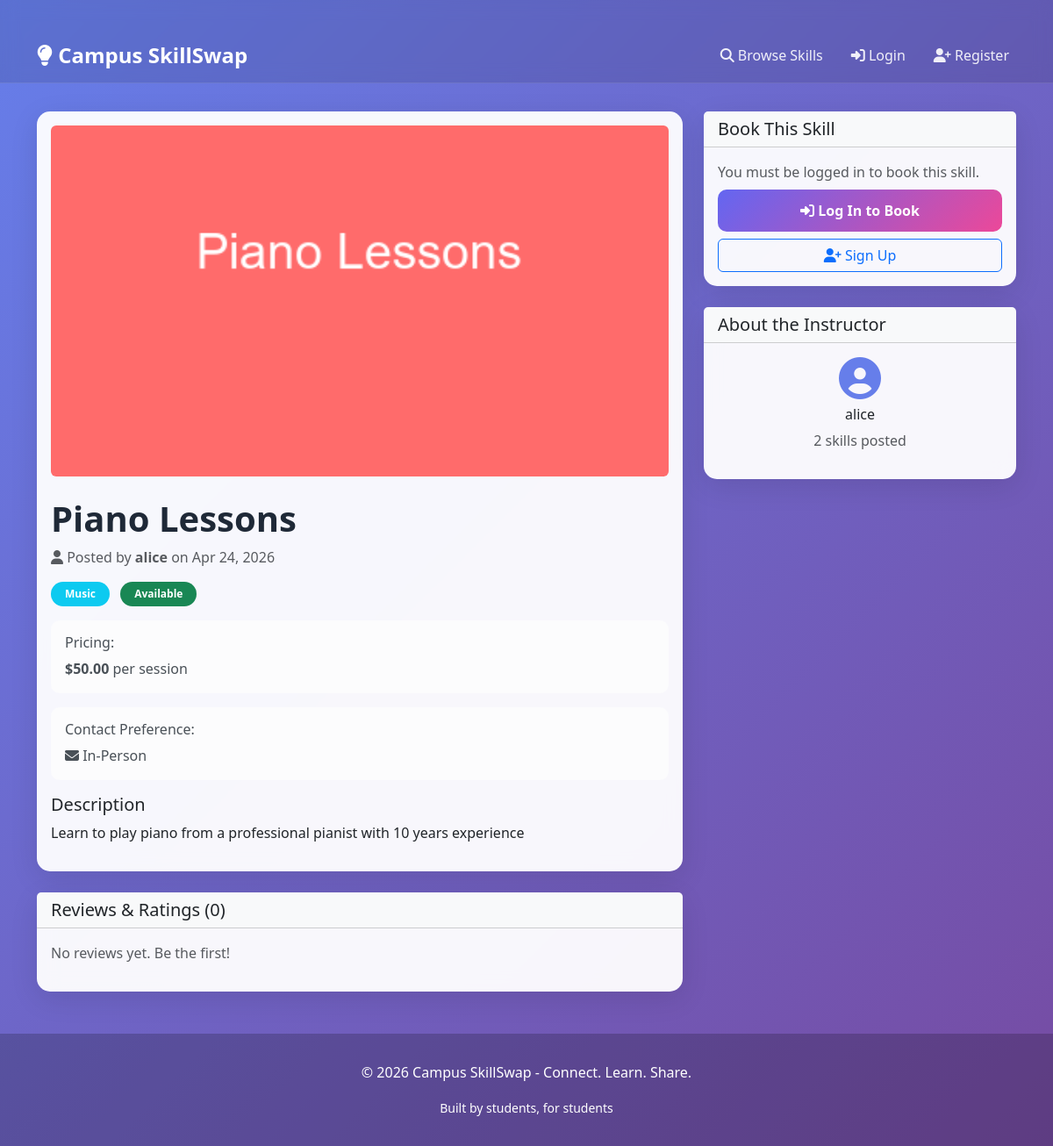
The page /skill/21/ on the database its author committed.
### skills/models.py (models this page shows, shortened)
class Skill(models.Model):
    CATEGORY_CHOICES = [
        ('academics', 'Academics'),
        ('music', 'Music'),
        ('sports', 'Sports'),
        ('arts', 'Arts & Design'),
        ('tech', 'Technology'),
        ('languages', 'Languages'),
        ('fitness', 'Fitness'),
        ('other', 'Other'),
    ]
    AVAILABILITY_CHOICES = [
        ('available', 'Available'),
        ('unavailable', 'Not Available'),
        ('booked', 'Booked Out'),
    ]
    CONTACT_CHOICES = [
        ('email', 'Email'),
        ('phone', 'Phone'),
        ('inperson', 'In-Person'),
        ('online', 'Online'),
    ]
    owner = models.ForeignKey(User, on_delete=models.CASCADE, related_name='skills')
    title = models.CharField(max_length=100, help_text="What skill are you offering?")
    description = models.TextField(help_text="Describe what you can teach/offer")
    category = models.CharField(
        max_length=50,
        choices=CATEGORY_CHOICES,
        help_text="Category of your skill"
    )
    price = models.DecimalField(
        max_digits=6,
        decimal_places=2,
        blank=True,
        null=True,
        validators=[MinValueValidator(0)],
        help_text="Price per session (leave empty for free)"
    )
    is_free = models.BooleanField(default=False, help_text="Check if this skill is free")
    availability_status = models.CharField(
        max_length=20,
        choices=AVAILABILITY_CHOICES,
        default='available'
    )
    contact_preference = models.CharField(
        max_length=20,
        choices=CONTACT_CHOICES,
        default='email',
        help_text="How should people contact you?"
    )
    created_at = models.DateTimeField(auto_now_add=True)
    updated_at = models.DateTimeField(auto_now=True)
    image = models.ImageField(upload_to='skill_images/', blank=True, null=True)
    class Meta:
        ordering = ['-created_at']  # Show newest skills first
    def average_rating(self):
        reviews = self.reviews.all()
        if reviews.exists():
            return sum(r.rating for r in reviews) / reviews.count()
        return None

### skills/views.py (the view)
# urls.py: path('skill/<int:pk>/', views.skill_detail, name='skill_detail'),
def skill_detail(request, pk):
    skill = get_object_or_404(Skill, pk=pk)
    reviews = skill.reviews.all()
    can_review = request.user.is_authenticated and request.user != skill.owner
    user_already_reviewed = reviews.filter(
        reviewer=request.user,
        review_type='skill_review'
    ).exists() if request.user.is_authenticated else False
    context = {
        'skill': skill,
        'reviews': reviews,
        'can_review': can_review,
        'user_already_reviewed': user_already_reviewed,
        'average_rating': skill.average_rating(),
    }
    return render(request, 'skills/detail.html', context)

### skills/templates/skills/detail.html (shortened to what this page needs)
{% extends 'base.html' %}
{% load static %}
{% block content %}
<div class="row">
    <div class="col-lg-8">
        <div class="card mb-4">
            <div class="card-body">
                {% if skill.image %}
                    <img src="{{ skill.image.url }}" class="img-fluid rounded mb-4" alt="{{ skill.title }}" style="max-height: 400px; width: 100%; object-fit: cover;">
                {% endif %}
                <h1>{{ skill.title }}</h1>
                <p class="text-muted mb-3">
                    <i class="fas fa-user"></i> Posted by <strong>{{ skill.owner.username }}</strong>
                    on {{ skill.created_at|date:"M d, Y" }}
                </p>
                <div class="mb-3">
                    <span class="badge bg-info me-2">{{ skill.get_category_display }}</span>
                    {% if skill.availability_status == 'available' %}
                        <span class="badge bg-success">Available</span>
                    {% elif skill.availability_status == 'booked' %}
                        <span class="badge bg-warning">Booked Out</span>
                    {% else %}
                        <span class="badge bg-secondary">Unavailable</span>
                    {% endif %}
                </div>
                <div class="alert alert-light mb-3">
                    <h6>Pricing:</h6>
                    {% if skill.is_free %}
                        <p class="mb-0"><strong>FREE</strong> - No charge</p>
                    {% elif skill.price %}
                        <p class="mb-0"><strong>${{ skill.price }}</strong> per session</p>
                    {% endif %}
                </div>
                <div class="alert alert-light mb-3">
                    <h6>Contact Preference:</h6>
                    <p class="mb-0"><i class="fas fa-envelope"></i> {{ skill.get_contact_preference_display }}</p>
                </div>
                <h5>Description</h5>
                <p>{{ skill.description }}</p>
            </div>
        </div>
        <div class="card">
            <div class="card-header bg-light">
                <h5 class="mb-0">Reviews & Ratings ({{ reviews.count }})</h5>
            </div>
            <div class="card-body">
                {% if reviews %}
                    {% for review in reviews %}
                        <div class="border-bottom pb-3 mb-3">
                            <div class="d-flex justify-content-between align-items-start">
                                <div>
                                    <h6 class="mb-1">
                                        <i class="fas fa-user-circle"></i> {{ review.reviewer.username }}
                                    </h6>
                                    <div class="stars">
                                        {% for i in "12345" %}
                                            {% if forloop.counter <= review.rating %}
                                                <i class="fas fa-star"></i>
                                            {% else %}
                                                <i class="far fa-star"></i>
                                            {% endif %}
                                        {% endfor %}
                                    </div>
                                </div>
                                {% if user == review.reviewer %}
                                    <a href="{% url 'review_delete' review.pk %}" class="btn btn-sm btn-outline-danger" onclick="return confirm('Delete this review?')">
                                        <i class="fas fa-trash"></i>
                                    </a>
                                {% endif %}
                            </div>
                            {% if review.comment %}
                                <p class="text-muted mt-2 mb-0">{{ review.comment }}</p>
                            {% endif %}
                            <small class="text-muted">{{ review.created_at|date:"M d, Y" }}</small>
                        </div>
                    {% endfor %}
                {% else %}
                    <p class="text-muted">No reviews yet. Be the first!</p>
                {% endif %}
            </div>
        </div>
    </div>
    <div class="col-lg-4">
        <div class="card mb-4" style="position: sticky; top: 20px;">
            <div class="card-header bg-light">
                <h5 class="mb-0">Book This Skill</h5>
            </div>
            <div class="card-body">
                {% if user.is_authenticated and user != skill.owner %}
                    {% if skill.availability_status == 'available' %}
                        <a href="{% url 'booking_create' skill.pk %}" class="btn btn-primary w-100 mb-2">
                            <i class="fas fa-calendar-check"></i> Request Booking
                        </a>
                    {% else %}
                        <div class="alert alert-warning">
                            <i class="fas fa-info-circle"></i> This skill is not currently available
                        </div>
                    {% endif %}
                    <hr>
                    <h6>Contact {{ skill.owner.username }}</h6>
                    <p class="text-muted">
                        Contact preference: <strong>{{ skill.get_contact_preference_display }}</strong>
                    </p>
                {% elif user == skill.owner %}
                    <div class="alert alert-info">
                        <i class="fas fa-info-circle"></i> This is your skill
                    </div>
                {% else %}
                    <p class="text-muted mb-2">You must be logged in to book this skill.</p>
                    <a href="{% url 'login' %}" class="btn btn-primary w-100 mb-2">
                        <i class="fas fa-sign-in-alt"></i> Log In to Book
                    </a>
                    <a href="{% url 'register' %}" class="btn btn-outline-primary w-100">
                        <i class="fas fa-user-plus"></i> Sign Up
                    </a>
                {% endif %}
            </div>
        </div>
        <div class="card">
            <div class="card-header bg-light">
                <h5 class="mb-0">About the Instructor</h5>
            </div>
            <div class="card-body text-center">
                <i class="fas fa-user-circle" style="font-size: 3rem; color: #667eea;"></i>
                <h6 class="mt-2">{{ skill.owner.username }}</h6>
                <p class="text-muted">
                    {{ skill.owner.skills.count }} skill{{ skill.owner.skills.count|pluralize }} posted
                </p>
            </div>
        </div>
    </div>
</div>
{% endblock %}

### skills/templates/base.html (style rules this page uses)
:root { --primary-color: #6366f1; --secondary-color: #ec4899; --success-color: #10b981; --danger-color: #ef4444; }
body { background: linear-gradient(135deg, #667eea 0%, #764ba2 100%); min-height: 100vh; font-family: 'Segoe UI', Tahoma, Geneva, Verdana, sans-serif; }
.card { border: none; border-radius: 15px; box-shadow: 0 8px 32px rgba(0, 0, 0, 0.1); background: rgba(255, 255, 255, 0.95); backdrop-filter: blur(10px); transition: transform 0.3s, box-shadow 0.3s; }
.btn-primary { background: linear-gradient(135deg, var(--primary-color), var(--secondary-color)); border: none; border-radius: 10px; padding: 0.75rem 1.5rem; font-weight: 600; transition: transform 0.2s; }
.badge { padding: 0.5rem 1rem; border-radius: 20px; font-weight: 600; }
.alert { border: none; border-radius: 10px; }
h1, h2, h3 { color: #1f2937; font-weight: 700; }

### rows shown on the page
Skill: image (picture), title "Piano Lessons", owner.username "alice", created_at "Apr 24, 2026", category "Music", price "50.00", contact_preference "In-Person", description "Learn to play piano from a professional pianist with 10 years experience", count "0", owner.skills.count "2"
